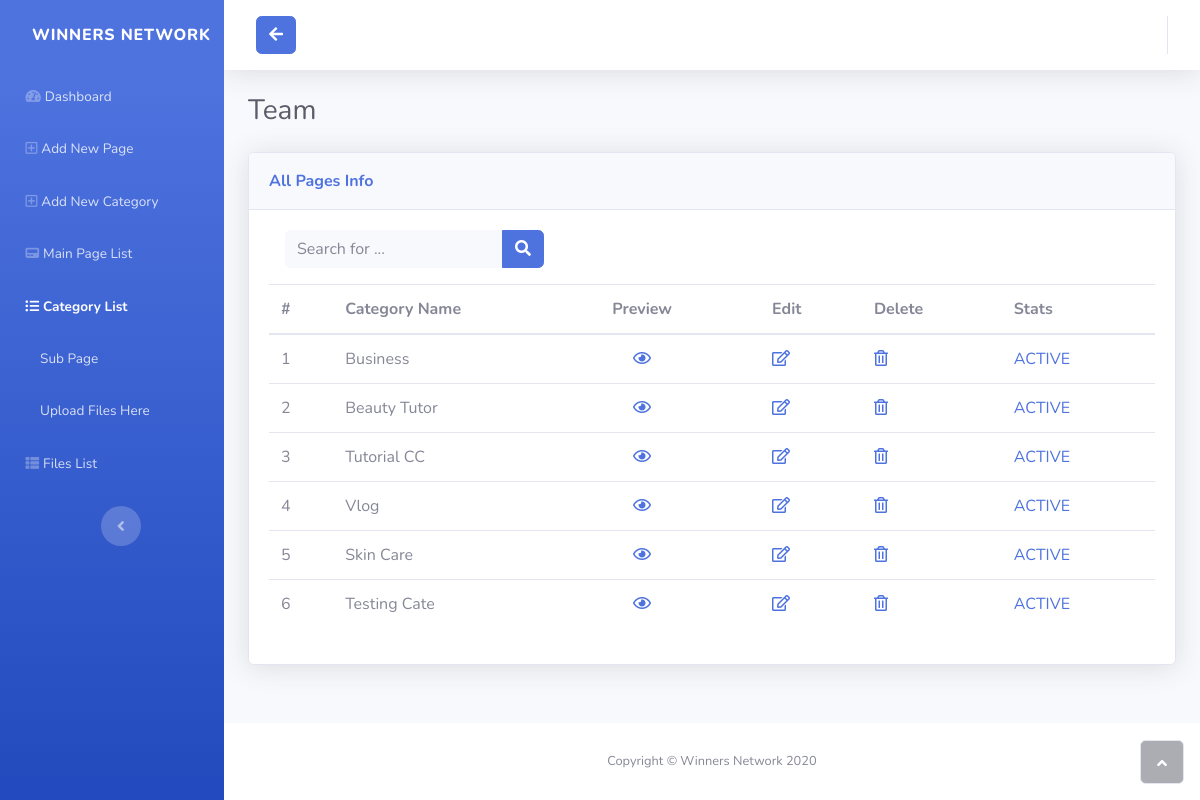
The app's page /wpcp-admin/category-list/ with its own data.
### dotbiz/models.py (models this page shows, shortened)
class Category(models.Model):
    name = models.CharField(max_length=255)
    category_tag = models.CharField(max_length=255)
    quote = models.CharField(max_length=150, default="")
    header_img = models.CharField(max_length=255, default="")
    category_link = models.SlugField(max_length=255, unique=True, null=True)
    category_content = RichTextField(null=True, blank=True,
                                     config_name='special',
                                     external_plugin_resources=[
                                         ('youtube',
                                          '/static/ckeditor_plugins/youtube/youtube/',
                                          'plugin.js')
                                     ], )
    create_date = models.DateTimeField(auto_now_add=True)
    update_date = models.DateTimeField(auto_now=True)
    meta_description = models.TextField(null=False, blank=False)
    meta_keyword = models.TextField(blank=False, null=False)
    stats = models.CharField(max_length=255, default='ACTIVE')

### dotbiz/views.py (the view)
# urls.py: path('wpcp-admin/category-list/', AdminShowAllCategoryList.as_view(), name='cat-list-admin'),
class AdminShowAllCategoryList(ListView):
    model = Category
    template_name = 'admini/cat_list.html'
    paginate_by = 10
    ordering = ['id']
    def get_queryset(self):
        query = self.request.GET.get('q')
        if query is not None:
            object_list = Category.objects.filter(
                __(name__icontains=query) | __(category_tag__icontains=query) |
                __(category_content__icontains=query) | __(meta_keyword__icontains=query) |
                __(meta_description__icontains=query) | __(category_link__icontains=query)
            )
        else:
            object_list = Category.objects.all()
        return object_list

### dotbiz/templates/admini/cat_list.html (shortened to what this page needs)
{% extends 'admini/base.html' %}
{% block navbar_content %}
<nav class="navbar navbar-dark align-items-start sidebar sidebar-dark accordion bg-gradient-primary p-0">
    <div class="container-fluid d-flex flex-column p-0">
        <a class="navbar-brand d-flex justify-content-center align-items-center sidebar-brand m-0" href="/wpcp-admin/">
            <div class="sidebar-brand-text mx-3"><span>Winners Network</span></div>
        </a>
        <ul class="nav navbar-nav text-light" id="accordionSidebar">
            <li class="nav-item"><a class="nav-link" href="{% url 'admin-home' %}"><i class="fas fa-tachometer-alt"></i><span>Dashboard</span></a></li>
            <li class="nav-item"><a class="nav-link" href="{% url 'create-admin' %}"><i class="far fa-plus-square"></i><span>Add New Page</span></a></li>
            <li class="nav-item"><a class="nav-link" href="{% url 'add-cat-admin' %}"><i class="far fa-plus-square"></i><span>Add New Category</span></a></li>
            <li class="nav-item"><a class="nav-link" href="{% url 'main-list-admin' %}"><i class="fas fa-pager"></i><span>Main Page List</span></a></li>
            <li class="nav-item"><a class="nav-link active" href="{% url 'cat-list-admin' %}"><i class="fas fa-list-ul"></i><span>Category List</span></a></li>
            <li class="nav-item"><a class="nav-link" href="/wpcp-admin/subpage-list/"><i class="fa fa-gears"></i><span>Sub Page</span></a></li>
            <li class="nav-item"><a class="nav-link" href="/wpcp-admin/file/upload/"><i class="fa fa-upload"></i><span>Upload Files Here</span></a></li>
            <li class="nav-item"><a class="nav-link" href="/wpcp-admin/file-list/"><i class="fas fa-th-list"></i><span>Files List</span></a></li>
        </ul>
        <div class="text-center d-none d-md-inline"><button class="btn rounded-circle border-0" id="sidebarToggle" type="button"></button></div>
    </div>
</nav>
{% endblock %}
{% block back_content %}
<div class="input-group">
    <a class="btn btn-primary" href="/wpcp-admin/"><i class="fas fa-arrow-left"></i></a>
</div>
{% endblock %}
{% block container_content %}
<h3 class="text-dark mb-4">Team</h3>
<div class="card shadow">
    <div class="card-header py-3">
        <p class="text-primary m-0 font-weight-bold">All Pages Info</p>
    </div>
     <div class="card-body">
        <div class="row">
            <div class="col justify-content-end">
                <form class="d-none d-sm-inline-block mr-auto ml-md-3 my-2 my-md-0 mw-100 navbar-search justify-content-end">
                    <div class="input-group"><input class="bg-light form-control border-0 small" name="q" type="text" placeholder="Search for ...">
                        <div class="input-group-append"><button class="btn btn-primary py-0" type="button"><i class="fas fa-search"></i></button></div>
                     </div>
                </form>
            </div>
        </div>
        <table class="table table-sm-resposive mt-3 mb-3">
            <thead>
                <tr>
                    <th scope="col">#</th>
                    <th scope="col">Category Name</th>
                    <th scope="col">Preview</th>
                    <th scope="col">Edit</th>
                    <th scope="col">Delete</th>
                    <th scope="col">Stats</th>
                </tr>
            </thead>
            <tbody>
                {% for post in object_list %}
                <tr>
                    <td>{{post.id}}</td>
                    <td>{{post.name}}</td>
                    <td>
                        <a class="text-decoration-none" target="_blank" href="/wpcp-admin/category/{{post.category_link}}/preview">&nbsp;&nbsp;&nbsp;&nbsp;&nbsp;<i class="far fa-eye"></i></a>
                    </td>
                    <td>
                        <a class="text-decoration-none" href="/wpcp-admin/category/{{post.category_link}}/edit"><i class="far fa-edit"></i></a>
                    </td>
                    <td>
                        <a class="text-decoration-none" href="/wpcp-admin/category/{{post.category_link}}/delete"><i class="far fa-trash-alt"></i></a>
                    </td>
                    <td>
                        {% if post.stats == 'ACTIVE' %}
                        <a class="text-decoration-none" href="/wpcp-admin/category/disable/{{post.pk}}/stats/">{{post.stats}}</a>
                        {% else %}
                        <a class="text-decoration-none text-danger" href="/wpcp-admin/category/enable/{{post.pk}}/stats/">{{post.stats}}</a>
                        {% endif %}
                    </td>
                </tr>
                {% endfor %}
            </tbody>
        </table>
    </div>
</div>
{% endblock %}

### records on screen
Category: id "1", name "Business", stats "ACTIVE"
Category: id "2", name "Beauty Tutor", stats "ACTIVE"
Category: id "3", name "Tutorial CC", stats "ACTIVE"
Category: id "4", name "Vlog", stats "ACTIVE"
Category: id "5", name "Skin Care", stats "ACTIVE"
Category: id "6", name "Testing Cate", stats "ACTIVE"
